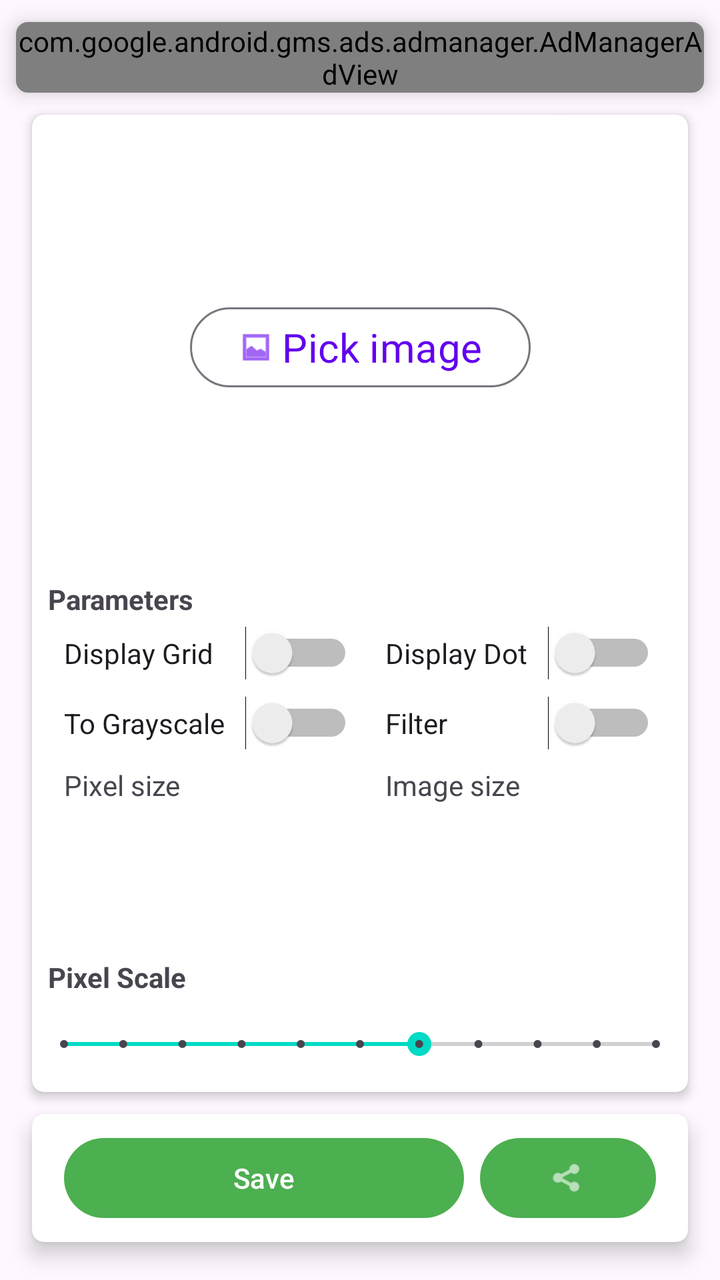
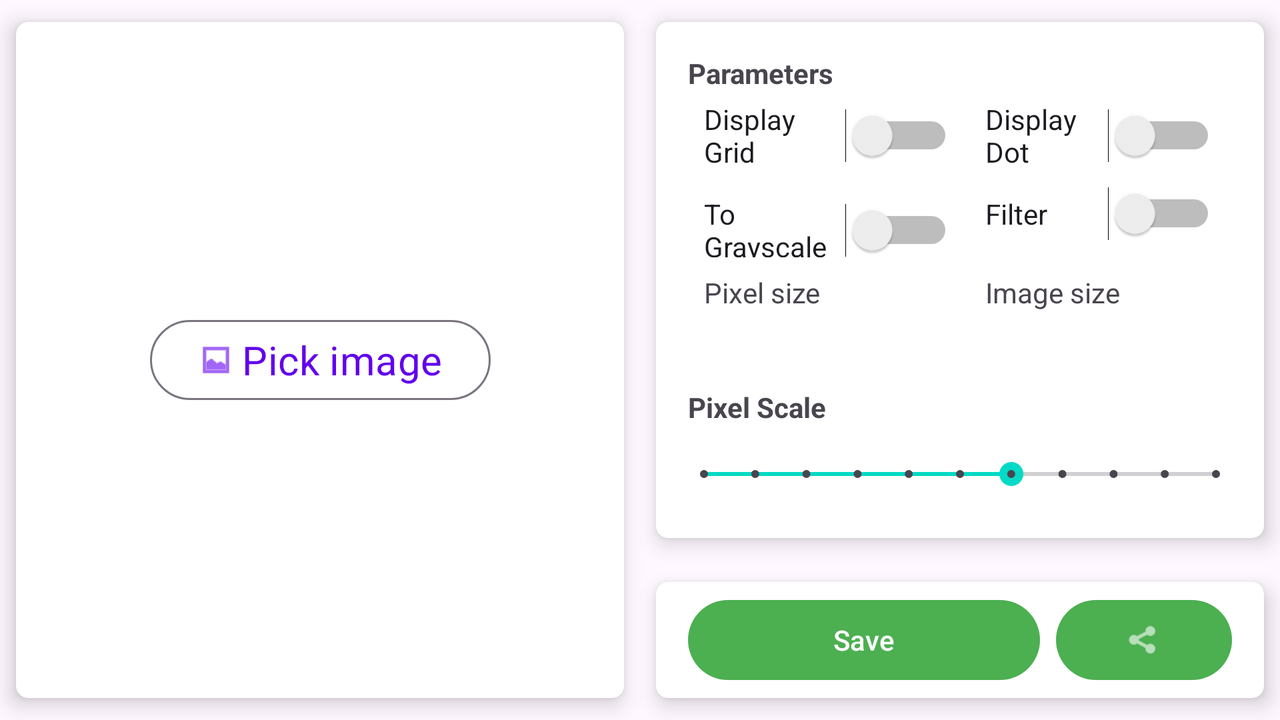

Two renders of one Android screen. The first uses the default layout on a phone; the second uses the alternative layout the repository ships for a different screen configuration, on a matching device. The two XML files are below.
<!-- AndroidManifest.xml: application theme Theme.PixelIt -->
<!-- res/layout/activity_main.xml -->
<?xml version="1.0" encoding="utf-8"?>
<androidx.constraintlayout.widget.ConstraintLayout xmlns:android="http://schemas.android.com/apk/res/android"
    xmlns:ads="http://schemas.android.com/apk/res-auto"
    xmlns:app="http://schemas.android.com/apk/res-auto"
    xmlns:tools="http://schemas.android.com/tools"
    android:id="@+id/root"
    android:layout_width="match_parent"
    android:layout_height="match_parent"
    tools:context=".MainActivity">

    <androidx.cardview.widget.CardView
        android:id="@+id/AdFrame"
        android:layout_width="wrap_content"
        android:layout_height="wrap_content"
        android:layout_weight="0"
        android:foregroundGravity="center"
        app:cardCornerRadius="6dp"
        app:cardElevation="6dp"
        app:cardPreventCornerOverlap="true"
        app:cardUseCompatPadding="true"
        app:layout_constraintEnd_toEndOf="parent"
        app:layout_constraintStart_toStartOf="parent"
        app:layout_constraintTop_toTopOf="parent">

        <com.google.android.gms.ads.admanager.AdManagerAdView
            android:id="@+id/adManagerAdView"
            android:layout_width="wrap_content"
            android:layout_height="wrap_content"
            android:layout_alignParentBottom="true"
            android:layout_centerHorizontal="true"
            ads:adSize="FULL_BANNER"
            ads:adUnitId="ca-app-pub-3688869810838809/9160148766"/>
        
    </androidx.cardview.widget.CardView>

    <androidx.cardview.widget.CardView
        android:id="@+id/MainFrame"
        android:layout_width="0dp"
        android:layout_height="0dp"
        android:layout_marginStart="16dp"
        android:layout_marginEnd="16dp"
        app:cardCornerRadius="6dp"
        app:cardElevation="3dp"
        app:cardPreventCornerOverlap="true"
        app:layout_constraintBottom_toTopOf="@+id/ToolFrame"
        app:layout_constraintEnd_toEndOf="parent"
        app:layout_constraintStart_toStartOf="parent"
        app:layout_constraintTop_toBottomOf="@+id/AdFrame">

        <androidx.constraintlayout.widget.ConstraintLayout
            android:layout_width="match_parent"
            android:layout_height="match_parent">

            <Button
                android:id="@+id/b_imagepick"
                style="@style/Widget.Material3.Button.OutlinedButton"
                android:layout_width="wrap_content"
                android:layout_height="wrap_content"
                android:fontFamily="sans-serif"
                android:text="@string/pick_image"
                android:textSize="20sp"
                app:icon="@android:drawable/ic_menu_gallery"
                app:layout_constraintBottom_toTopOf="@+id/textView2"
                app:layout_constraintEnd_toEndOf="parent"
                app:layout_constraintStart_toStartOf="@+id/imageView"
                app:layout_constraintTop_toTopOf="parent" />

            <ImageView
                android:id="@+id/imageView"
                android:layout_width="0dp"
                android:layout_height="0dp"
                android:layout_marginBottom="256dp"
                android:scaleType="fitCenter"
                app:layout_constraintBottom_toBottomOf="parent"
                app:layout_constraintEnd_toEndOf="parent"
                app:layout_constraintStart_toStartOf="parent"
                app:layout_constraintTop_toTopOf="parent"
                app:layout_constraintVertical_bias="0.0" />

            <SeekBar
                android:id="@+id/sb_pixelRate"
                style="@style/Widget.AppCompat.SeekBar.Discrete"
                android:layout_width="0dp"
                android:layout_height="48dp"
                android:max="10"
                android:progress="6"
                app:layout_constraintBottom_toBottomOf="parent"
                app:layout_constraintEnd_toEndOf="parent"
                app:layout_constraintStart_toStartOf="parent" />

            <TextView
                android:id="@+id/t_pixel_rate"
                android:layout_width="wrap_content"
                android:layout_height="wrap_content"
                android:layout_marginStart="8dp"
                android:text="@string/p_r"
                android:textStyle="bold"
                app:layout_constraintBottom_toTopOf="@+id/sb_pixelRate"
                app:layout_constraintStart_toStartOf="parent" />

            <TextView
                android:id="@+id/textView2"
                android:layout_width="wrap_content"
                android:layout_height="wrap_content"
                android:layout_marginStart="8dp"
                android:text="@string/parameters"
                android:textStyle="bold"
                app:layout_constraintStart_toStartOf="parent"
                app:layout_constraintTop_toBottomOf="@+id/imageView" />

            <TableLayout
                android:layout_width="0dp"
                android:layout_height="0dp"
                android:layout_marginStart="8dp"
                android:layout_marginEnd="8dp"
                android:layout_marginBottom="1dp"
                app:layout_constraintBottom_toTopOf="@+id/t_pixel_rate"
                app:layout_constraintEnd_toEndOf="parent"
                app:layout_constraintStart_toStartOf="parent"
                app:layout_constraintTop_toBottomOf="@+id/textView2">

                <TableRow
                    android:layout_width="match_parent"
                    android:layout_height="match_parent"
                    android:paddingTop="4dp"
                    android:paddingBottom="4dp">

                    <Switch
                        android:id="@+id/s_grid"
                        android:layout_width="wrap_content"
                        android:layout_height="wrap_content"
                        android:layout_marginStart="8dp"
                        android:layout_marginEnd="8dp"
                        android:layout_weight="1"
                        android:text="@string/d_grid"
                        tools:ignore="UseSwitchCompatOrMaterialXml" />

                    <Switch
                        android:id="@+id/s_dot"
                        android:layout_width="wrap_content"
                        android:layout_height="wrap_content"
                        android:layout_marginStart="8dp"
                        android:layout_marginEnd="8dp"
                        android:layout_weight="1"
                        android:text="@string/d_dot"
                        tools:ignore="UseSwitchCompatOrMaterialXml" />
                </TableRow>

                <TableRow
                    android:layout_width="match_parent"
                    android:layout_height="match_parent"
                    android:paddingTop="4dp"
                    android:paddingBottom="4dp">

                    <Switch
                        android:id="@+id/s_gray"
                        android:layout_width="wrap_content"
                        android:layout_height="wrap_content"
                        android:layout_marginStart="8dp"
                        android:layout_marginEnd="8dp"
                        android:layout_weight="1"
                        android:text="@string/d_gray"
                        tools:ignore="UseSwitchCompatOrMaterialXml" />

                    <Switch
                        android:id="@+id/s_filter"
                        android:layout_width="wrap_content"
                        android:layout_height="wrap_content"
                        android:layout_marginStart="8dp"
                        android:layout_marginEnd="8dp"
                        android:layout_weight="1"
                        android:text="@string/filter"
                        tools:ignore="UseSwitchCompatOrMaterialXml" />
                </TableRow>

                <TableRow
                    android:layout_width="match_parent"
                    android:layout_height="match_parent"
                    android:paddingTop="4dp"
                    android:paddingBottom="4dp">

                    <TextView
                        android:id="@+id/t_pixelSize"
                        android:layout_width="wrap_content"
                        android:layout_height="wrap_content"
                        android:layout_marginStart="8dp"
                        android:layout_marginEnd="8dp"
                        android:layout_weight="1"
                        android:text="@string/p_s" />

                    <TextView
                        android:id="@+id/t_ImageSize"
                        android:layout_width="wrap_content"
                        android:layout_height="wrap_content"
                        android:layout_marginStart="8dp"
                        android:layout_marginEnd="8dp"
                        android:layout_weight="1"
                        android:text="@string/i_s" />
                </TableRow>

                <TableRow
                    android:layout_width="match_parent"
                    android:layout_height="match_parent" />

            </TableLayout>

            <ProgressBar
                android:id="@+id/progressBar"
                style="?android:attr/progressBarStyle"
                android:layout_width="100dp"
                android:layout_height="100dp"
                android:indeterminate="true"
                android:visibility="gone"
                app:layout_constraintBottom_toBottomOf="@+id/imageView"
                app:layout_constraintEnd_toEndOf="@+id/imageView"
                app:layout_constraintStart_toStartOf="@+id/imageView"
                app:layout_constraintTop_toTopOf="@+id/imageView" />

        </androidx.constraintlayout.widget.ConstraintLayout>

    </androidx.cardview.widget.CardView>

    <androidx.cardview.widget.CardView
        android:id="@+id/ToolFrame"
        android:layout_width="0dp"
        android:layout_height="wrap_content"
        android:layout_marginStart="8dp"
        android:layout_marginEnd="8dp"
        android:layout_marginBottom="8dp"
        app:cardCornerRadius="6dp"
        app:cardElevation="6dp"
        app:cardPreventCornerOverlap="true"
        app:cardUseCompatPadding="true"
        app:contentPadding="8dp"
        app:layout_constraintBottom_toBottomOf="parent"
        app:layout_constraintEnd_toEndOf="parent"
        app:layout_constraintStart_toStartOf="parent">

        <LinearLayout
            android:layout_width="match_parent"
            android:layout_height="match_parent"
            android:gravity="center"
            android:orientation="horizontal">

            <Button
                android:id="@+id/b_reset"
                style="@style/Theme.CButton.Red"
                android:layout_width="wrap_content"
                android:layout_height="wrap_content"
                android:layout_marginLeft="8dp"
                android:layout_marginRight="8dp"
                android:layout_weight="1"
                android:text="@string/reset"
                android:visibility="gone" />

            <Button
                android:id="@+id/b_save"
                style="@style/Theme.CButton.Green"
                android:layout_width="wrap_content"
                android:layout_height="48dp"
                android:layout_marginLeft="8dp"
                android:layout_marginRight="8dp"
                android:layout_weight="1"
                android:text="@string/save" />

            <Button
                android:id="@+id/b_share"
                style="@style/Theme.CButton.Green"
                android:layout_width="wrap_content"
                android:layout_height="48dp"
                android:layout_marginEnd="8dp"
                android:layout_weight="0"
                app:icon="@android:drawable/ic_menu_share"
                app:iconGravity="textStart"
                app:iconPadding="0dp" />
        </LinearLayout>

    </androidx.cardview.widget.CardView>

</androidx.constraintlayout.widget.ConstraintLayout>
<!-- resources referenced by this layout -->
<resources>
  <string name="d_dot">Display Dot</string>
  <string name="d_gray">To Grayscale</string>
  <string name="d_grid">Display Grid</string>
  <string name="filter">Filter</string>
  <string name="i_s">Image size</string>
  <string name="p_r">Pixel Scale</string>
  <string name="p_s">Pixel size</string>
  <string name="parameters">Parameters</string>
  <string name="pick_image">Pick image</string>
  <string name="reset">Reset</string>
  <string name="save">Save</string>
  <style name="Theme.CButton.Green" parent="Widget.Material3.Button">
          <item name="backgroundTint">#4CAF50</item>
      </style>
  <style name="Theme.CButton.Red" parent="Widget.Material3.Button">
          <item name="backgroundTint">#F44336</item>
      </style>
  <style name="Theme.PixelIt" parent="Theme.Material3.DayNight.NoActionBar">
          
          <item name="colorPrimary">@color/purple_500</item>
          <item name="colorPrimaryVariant">@color/purple_700</item>
          <item name="colorOnPrimary">@color/white</item>
          
          <item name="colorSecondary">@color/teal_200</item>
          <item name="colorSecondaryVariant">@color/teal_700</item>
          <item name="colorOnSecondary">@color/black</item>
          
      </style>
</resources>
<!-- res/layout-land/activity_main.xml (the repository's variant of the layout above) -->
<!-- drawn on the phone turned sideways -->
<?xml version="1.0" encoding="utf-8"?>
<androidx.constraintlayout.widget.ConstraintLayout xmlns:android="http://schemas.android.com/apk/res/android"
    xmlns:app="http://schemas.android.com/apk/res-auto"
    xmlns:tools="http://schemas.android.com/tools"
    android:layout_width="match_parent"
    android:layout_height="match_parent"
    tools:context=".MainActivity">

    <LinearLayout
        android:layout_width="match_parent"
        android:layout_height="match_parent"
        android:orientation="horizontal"
        app:layout_constraintBottom_toBottomOf="parent"
        app:layout_constraintEnd_toEndOf="parent"
        app:layout_constraintStart_toStartOf="parent"
        app:layout_constraintTop_toTopOf="parent">

        <androidx.cardview.widget.CardView
            android:id="@+id/MainFrame"
            android:layout_width="match_parent"
            android:layout_height="match_parent"
            android:layout_weight="1"
            app:cardCornerRadius="6dp"
            app:cardElevation="6dp"
            app:cardPreventCornerOverlap="true"
            app:cardUseCompatPadding="true">

            <androidx.constraintlayout.widget.ConstraintLayout
                android:layout_width="match_parent"
                android:layout_height="match_parent"
                android:layout_weight="1">

                <Button
                    android:id="@+id/b_imagepick"
                    style="@style/Widget.Material3.Button.OutlinedButton"
                    android:layout_width="wrap_content"
                    android:layout_height="wrap_content"
                    android:fontFamily="sans-serif"
                    android:text="@string/pick_image"
                    android:textSize="20sp"
                    app:icon="@android:drawable/ic_menu_gallery"
                    app:layout_constraintBottom_toBottomOf="@+id/imageView"
                    app:layout_constraintEnd_toEndOf="parent"
                    app:layout_constraintStart_toStartOf="@+id/imageView"
                    app:layout_constraintTop_toTopOf="parent" />

                <ImageView
                    android:id="@+id/imageView"
                    android:layout_width="0dp"
                    android:layout_height="0dp"
                    android:scaleType="fitXY"
                    app:layout_constraintBottom_toBottomOf="parent"
                    app:layout_constraintEnd_toEndOf="parent"
                    app:layout_constraintStart_toStartOf="parent"
                    app:layout_constraintTop_toTopOf="parent" />

                <ProgressBar
                    android:id="@+id/progressBar"
                    style="?android:attr/progressBarStyle"
                    android:layout_width="100dp"
                    android:layout_height="100dp"
                    android:indeterminate="true"
                    android:visibility="gone"
                    app:layout_constraintBottom_toBottomOf="@+id/imageView"
                    app:layout_constraintEnd_toEndOf="@+id/imageView"
                    app:layout_constraintStart_toStartOf="@+id/imageView"
                    app:layout_constraintTop_toTopOf="@+id/imageView" />

            </androidx.constraintlayout.widget.ConstraintLayout>
        </androidx.cardview.widget.CardView>

        <LinearLayout
            android:layout_width="match_parent"
            android:layout_height="match_parent"
            android:layout_weight="1"
            android:orientation="vertical">

            <androidx.cardview.widget.CardView
                android:id="@+id/MainFrame"
                android:layout_width="match_parent"
                android:layout_height="match_parent"
                android:layout_weight="1"
                app:cardCornerRadius="6dp"
                app:cardElevation="6dp"
                app:cardPreventCornerOverlap="true"
                app:cardUseCompatPadding="true"
                app:contentPadding="8dp">

                <androidx.constraintlayout.widget.ConstraintLayout
                    android:layout_width="match_parent"
                    android:layout_height="match_parent">

                    <SeekBar
                        android:id="@+id/sb_pixelRate"
                        style="@style/Widget.AppCompat.SeekBar.Discrete"
                        android:layout_width="0dp"
                        android:layout_height="48dp"
                        android:max="10"
                        android:progress="6"
                        app:layout_constraintBottom_toBottomOf="parent"
                        app:layout_constraintEnd_toEndOf="parent"
                        app:layout_constraintStart_toStartOf="parent" />

                    <TextView
                        android:id="@+id/t_pixel_rate"
                        android:layout_width="wrap_content"
                        android:layout_height="wrap_content"
                        android:layout_marginStart="8dp"
                        android:text="@string/p_r"
                        android:textStyle="bold"
                        app:layout_constraintBottom_toTopOf="@+id/sb_pixelRate"
                        app:layout_constraintStart_toStartOf="parent" />

                    <TextView
                        android:id="@+id/textView2"
                        android:layout_width="wrap_content"
                        android:layout_height="wrap_content"
                        android:layout_marginStart="8dp"
                        android:layout_marginTop="8dp"
                        android:text="@string/parameters"
                        android:textStyle="bold"
                        app:layout_constraintStart_toStartOf="parent"
                        app:layout_constraintTop_toTopOf="parent" />

                    <TableLayout
                        android:layout_width="0dp"
                        android:layout_height="0dp"
                        android:layout_marginStart="8dp"
                        android:layout_marginEnd="8dp"
                        android:layout_marginBottom="1dp"
                        app:layout_constraintBottom_toTopOf="@+id/t_pixel_rate"
                        app:layout_constraintEnd_toEndOf="parent"
                        app:layout_constraintStart_toStartOf="parent"
                        app:layout_constraintTop_toBottomOf="@+id/textView2">

                        <TableRow
                            android:layout_width="match_parent"
                            android:layout_height="match_parent"
                            android:paddingTop="4dp"
                            android:paddingBottom="4dp">

                            <Switch
                                android:id="@+id/s_grid"
                                android:layout_width="wrap_content"
                                android:layout_height="wrap_content"
                                android:layout_marginStart="8dp"
                                android:layout_marginEnd="8dp"
                                android:layout_weight="1"
                                android:text="@string/d_grid" />

                            <Switch
                                android:id="@+id/s_dot"
                                android:layout_width="wrap_content"
                                android:layout_height="wrap_content"
                                android:layout_marginStart="8dp"
                                android:layout_marginEnd="8dp"
                                android:layout_weight="1"
                                android:text="@string/d_dot" />
                        </TableRow>

                        <TableRow
                            android:layout_width="match_parent"
                            android:layout_height="match_parent"
                            android:paddingTop="4dp"
                            android:paddingBottom="4dp">

                            <Switch
                                android:id="@+id/s_gray"
                                android:layout_width="wrap_content"
                                android:layout_height="wrap_content"
                                android:layout_marginStart="8dp"
                                android:layout_marginEnd="8dp"
                                android:layout_weight="1"
                                android:text="@string/d_gray" />

                            <Switch
                                android:id="@+id/s_filter"
                                android:layout_width="wrap_content"
                                android:layout_height="wrap_content"
                                android:layout_marginStart="8dp"
                                android:layout_marginEnd="8dp"
                                android:layout_weight="1"
                                android:text="@string/filter" />
                        </TableRow>

                        <TableRow
                            android:layout_width="match_parent"
                            android:layout_height="match_parent"
                            android:paddingTop="4dp"
                            android:paddingBottom="4dp">

                            <TextView
                                android:id="@+id/t_pixelSize"
                                android:layout_width="wrap_content"
                                android:layout_height="wrap_content"
                                android:layout_marginStart="8dp"
                                android:layout_marginEnd="8dp"
                                android:layout_weight="1"
                                android:text="@string/p_s" />

                            <TextView
                                android:id="@+id/t_ImageSize"
                                android:layout_width="wrap_content"
                                android:layout_height="wrap_content"
                                android:layout_marginStart="8dp"
                                android:layout_marginEnd="8dp"
                                android:layout_weight="1"
                                android:text="@string/i_s" />
                        </TableRow>

                        <TableRow
                            android:layout_width="match_parent"
                            android:layout_height="match_parent" />

                    </TableLayout>

                </androidx.constraintlayout.widget.ConstraintLayout>

            </androidx.cardview.widget.CardView>

            <androidx.cardview.widget.CardView
                android:id="@+id/ToolFrame"
                android:layout_width="match_parent"
                android:layout_height="80dp"
                android:layout_weight="0"
                app:cardCornerRadius="6dp"
                app:cardElevation="6dp"
                app:cardPreventCornerOverlap="true"
                app:cardUseCompatPadding="true"
                app:contentPadding="8dp">

                <LinearLayout
                    android:layout_width="match_parent"
                    android:layout_height="match_parent"
                    android:gravity="center"
                    android:orientation="horizontal">

                    <Button
                        android:id="@+id/b_reset"
                        style="@style/Theme.CButton.Red"
                        android:layout_width="wrap_content"
                        android:layout_height="wrap_content"
                        android:layout_marginLeft="8dp"
                        android:layout_marginRight="8dp"
                        android:layout_weight="1"
                        android:text="@string/reset"
                        android:visibility="gone" />

                    <Button
                        android:id="@+id/b_save"
                        style="@style/Theme.CButton.Green"
                        android:layout_width="wrap_content"
                        android:layout_height="48dp"
                        android:layout_marginLeft="8dp"
                        android:layout_marginRight="8dp"
                        android:layout_weight="1"
                        android:text="@string/save" />

                    <Button
                        android:id="@+id/b_share"
                        style="@style/Theme.CButton.Green"
                        android:layout_width="wrap_content"
                        android:layout_height="48dp"
                        android:layout_marginRight="8dp"
                        android:layout_weight="0"
                        app:icon="@android:drawable/ic_menu_share"
                        app:iconGravity="textStart"
                        app:iconPadding="0dp" />
                </LinearLayout>

            </androidx.cardview.widget.CardView>

        </LinearLayout>

    </LinearLayout>

</androidx.constraintlayout.widget.ConstraintLayout>
